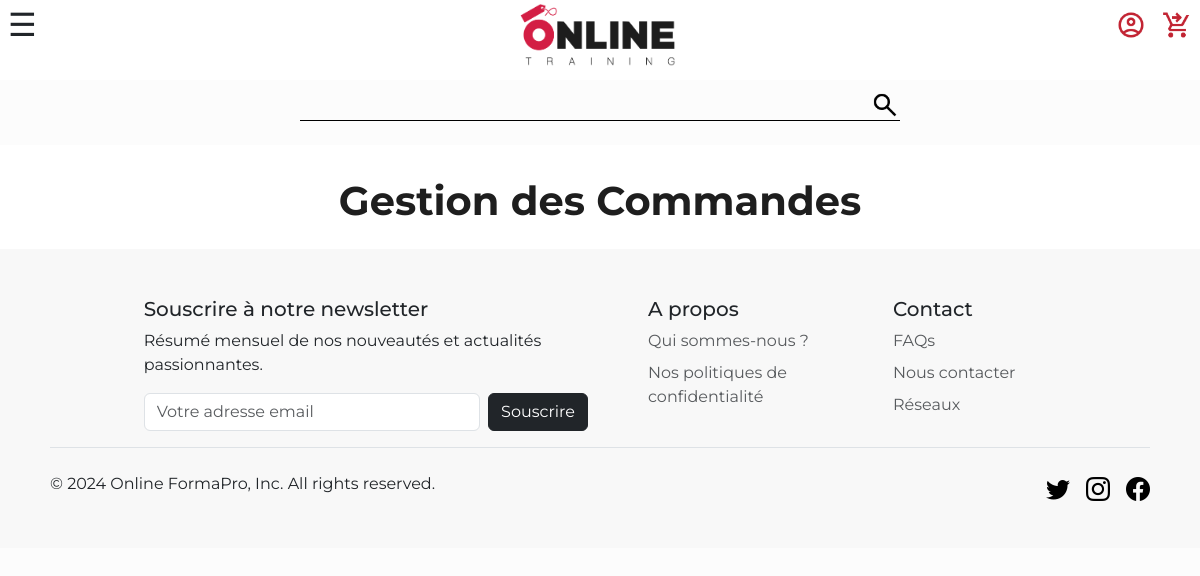
The app's page /pages/commandes.php, older data.
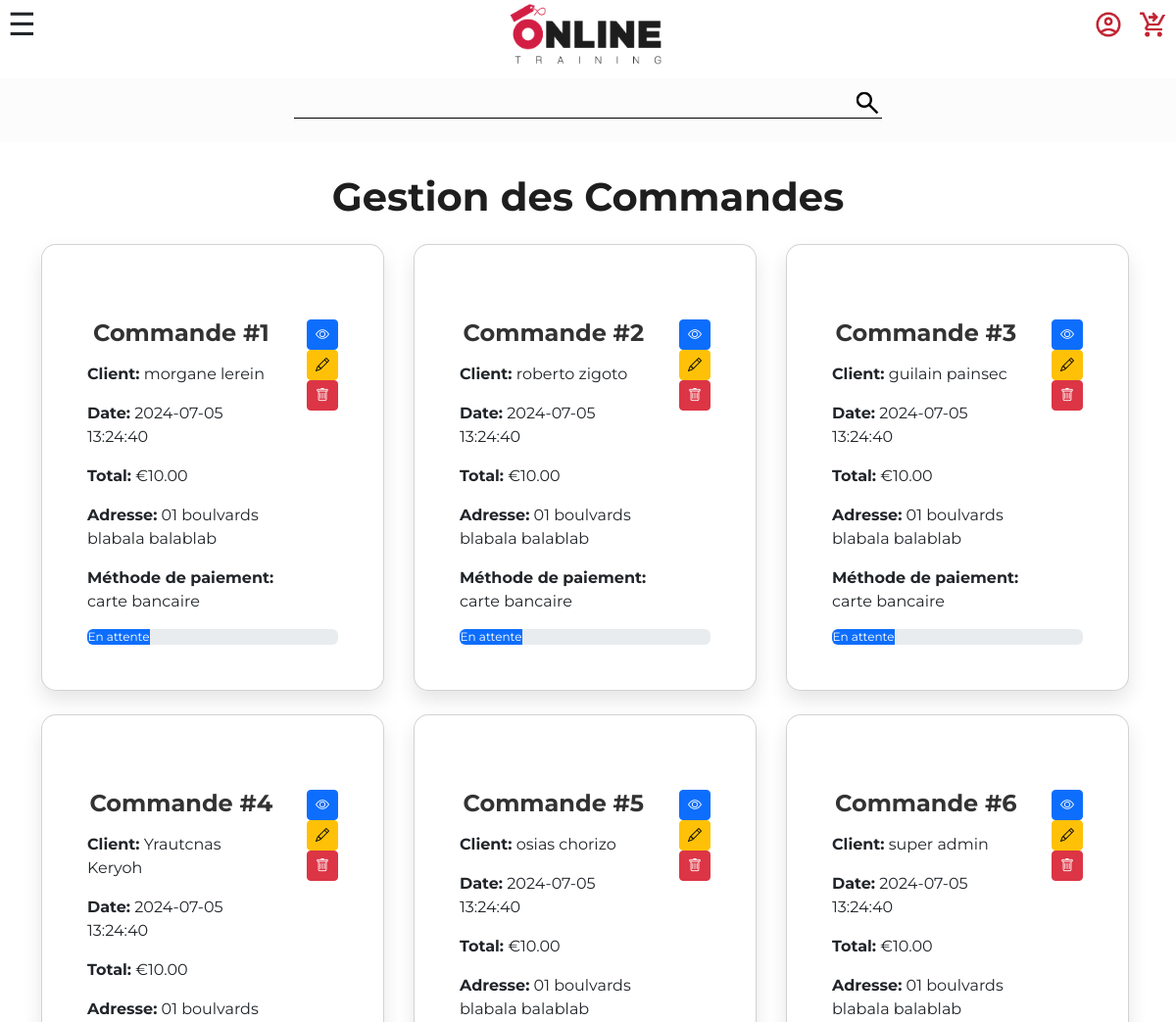
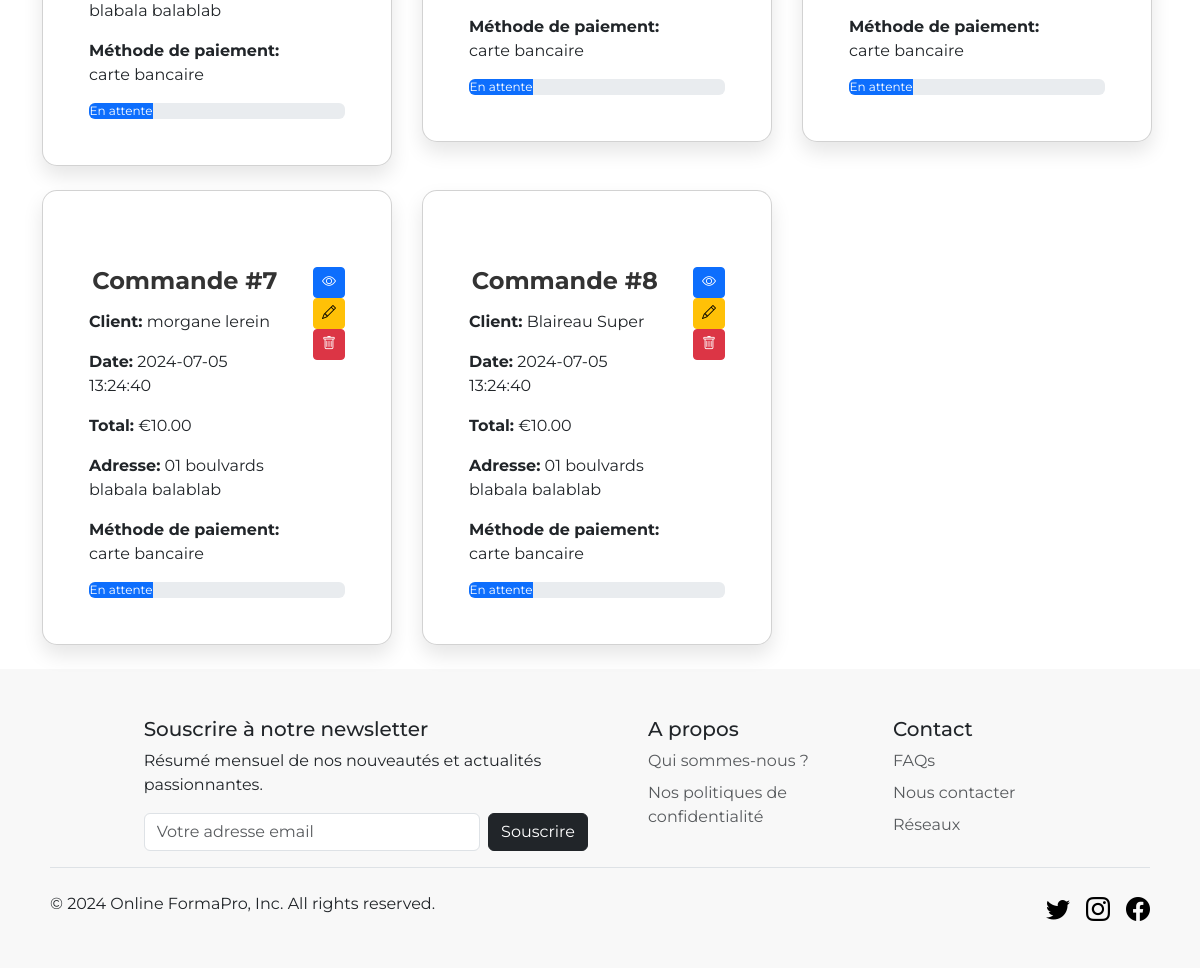
The same page, newer data (2 pictures, top to bottom).
### tables this page shows
CREATE TABLE `orders` (
  `id` int NOT NULL,
  `user_id` int NOT NULL,
  `cart_id` int NOT NULL,
  `order_date` timestamp NULL DEFAULT CURRENT_TIMESTAMP,
  `status` enum('en attente','en cours de traitement','expédiée','livrée','annulée') DEFAULT 'en attente',
  `total_amount` decimal(10,2) NOT NULL,
  `shipping_address` text,
  `payment_method` varchar(50) DEFAULT NULL
);

CREATE TABLE `users` (
  `id` int NOT NULL,
  `first_name` varchar(255) NOT NULL,
  `last_name` varchar(255) NOT NULL,
  `email` varchar(255) NOT NULL,
  `password` varchar(255) NOT NULL,
  `Linkedin` varchar(255) DEFAULT NULL,
  `avatar` varchar(255) DEFAULT NULL,
  `group` varchar(255) DEFAULT NULL
);

### src/pages/commandes.php (the view, shortened to what this page needs)
<?php
require_once("../elements/connect.php");
$sort_column = isset($_GET['sort_column']) ? $_GET['sort_column'] : 'order_date';
$sort_order = isset($_GET['sort_order']) && $_GET['sort_order'] == 'asc' ? 'asc' : 'desc';
$sql = "SELECT o.id, u.first_name, u.last_name, o.order_date, o.status, o.total_amount, o.shipping_address, o.payment_method
        FROM orders o
        JOIN users u ON o.user_id = u.id
        ORDER BY $sort_column $sort_order";
$requete = $db->prepare($sql);
$requete->execute();
$resulta = $requete->fetchAll(PDO::FETCH_ASSOC);
?>
<!DOCTYPE html>
<html lang="en">
<head>
    <link href="https://cdn.jsdelivr.net/npm/bootstrap@5.3.3/dist/css/bootstrap.min.css" rel="stylesheet">
    <link rel="stylesheet" href="https://cdn.jsdelivr.net/npm/bootstrap-icons@1.11.1/font/bootstrap-icons.css">
    <link rel="stylesheet" href="../CSS/backoffice-style.css">
    <link rel="stylesheet" href="../CSS/style.css">
</head>
<body>
    <?php require_once ('../elements/header.php'); ?>
    <main class="bg-commandes">
        <article class="container mt-4">
            <h1 class="backoff-comm-title mb-4">Gestion des Commandes</h1>
            <div class="row">
                <?php foreach($resulta as $commande): ?>
                <div class="col-lg-4 col-md-6 col-sm-12 mb-4">
                    <div class="card">
                        <div class="card-body">
                            <div class="d-flex justify-content-between">
                                <div>
                                    <h5 class="card-title">Commande #<?= $commande['id'] ?></h5>
                                    <p class="card-text"><strong>Client:</strong> <?= $commande['first_name'] . ' ' . $commande['last_name'] ?></p>
                                    <p class="card-text"><strong>Date:</strong> <?= $commande['order_date'] ?></p>
                                    <p class="card-text"><strong>Total:</strong> €<?= $commande['total_amount'] ?></p>
                                    <p class="card-text"><strong>Adresse:</strong> <?= $commande['shipping_address'] ?></p>
                                    <p class="card-text"><strong>Méthode de paiement:</strong> <?= $commande['payment_method'] ?></p>
                                </div>
                                <div class="text-end">
                                    <a class="btn btn-sm btn-primary" title="Voir" href="backoffice-commande-details.php?id=<?= $commande["id"] ?>"><i class="bi bi-eye"></i></a>
                                    <a class="btn btn-sm btn-warning" title="Modifier" href="backoffice-modif-commande.php?id=<?= $commande["id"] ?>"><i class="bi bi-pencil"></i></a>
                                    <a class="btn btn-sm btn-danger" title="Supprimer" href="../tools/delete-commande.php?id=<?= $commande["id"] ?>"><i class="bi bi-trash"></i></a>
                                </div>
                            </div>
                            <div class="progress mt-3">
                                <?php
                                    $status = strtolower($commande['status']);
                                    $progress = 0;
                                    switch ($status) {
                                        case 'en attente':
                                            $progress = 25;
                                            break;
                                    }
                                ?>
                                <div class="progress-bar" role="progressbar" style="width: <?= $progress ?>%;" aria-valuenow="<?= $progress ?>" aria-valuemin="0" aria-valuemax="100"><?= ucfirst($status) ?></div>
                            </div>
                        </div>
                    </div>
                </div>
                <?php endforeach; ?>
            </div>
        </article>
    </main>
    <?php require_once ('../elements/footer.php'); ?>
</body>
</html>

Row changes from the older to the newer data that the page shows:
added orders: id "1", user.first_name "morgane", user.last_name "lerein", order_date "2024-07-05 13:24:40", total_amount "10.00", shipping_address "01 boulvards blabala balablab", payment_method "carte bancaire", status "En attente"
added orders: id "2", user.first_name "roberto", user.last_name "zigoto", order_date "2024-07-05 13:24:40", total_amount "10.00", shipping_address "01 boulvards blabala balablab", payment_method "carte bancaire", status "En attente"
added orders: id "3", user.first_name "guilain", user.last_name "painsec", order_date "2024-07-05 13:24:40", total_amount "10.00", shipping_address "01 boulvards blabala balablab", payment_method "carte bancaire", status "En attente"
added orders: id "4", user.first_name "Yrautcnas", user.last_name "Keryoh", order_date "2024-07-05 13:24:40", total_amount "10.00", shipping_address "01 boulvards blabala balablab", payment_method "carte bancaire", status "En attente"
added orders: id "5", user.first_name "osias", user.last_name "chorizo", order_date "2024-07-05 13:24:40", total_amount "10.00", shipping_address "01 boulvards blabala balablab", payment_method "carte bancaire", status "En attente"
added orders: id "6", user.first_name "super", user.last_name "admin", order_date "2024-07-05 13:24:40", total_amount "10.00", shipping_address "01 boulvards blabala balablab", payment_method "carte bancaire", status "En attente"
added orders: id "7", user.first_name "morgane", user.last_name "lerein", order_date "2024-07-05 13:24:40", total_amount "10.00", shipping_address "01 boulvards blabala balablab", payment_method "carte bancaire", status "En attente"
added orders: id "8", user.first_name "Blaireau", user.last_name "Super", order_date "2024-07-05 13:24:40", total_amount "10.00", shipping_address "01 boulvards blabala balablab", payment_method "carte bancaire", status "En attente"
